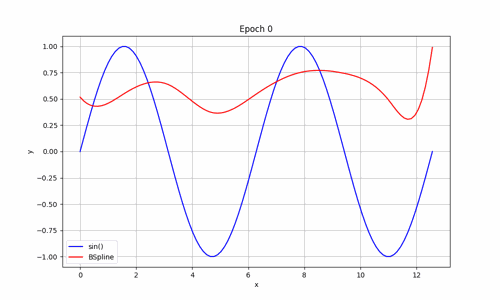
#> input picture imgs/bspline.gif, 500 x 300 px, found by its file name; its folder holds only this picture in this run
$ python create_gif.py
#> lines starting #> are read from the running program, lines starting #| are printed output that depends on the picture
import os
import re
import numpy as np

import imageio.v2 as imageio  # Import imageio.v2 to avoid deprecation warning
from PIL import Image

def create_gif(image_folder, gif_name, total_duration, pause_duration):
    # Helper function to extract the numeric part of the filename
#> called with image_folder = 'imgs', gif_name = 'output.gif', total_duration = 10, pause_duration = 5
    def extract_number(filename):
        match = re.findall(r'\d+', filename)
        return int(match[-1]) if match else 0

    # Get all image file paths from the folder
    images = [os.path.join(image_folder, file) for file in os.listdir(image_folder) if file.endswith(('png', 'jpg', 'jpeg', 'bmp', 'gif'))]

    # Sort the images by numeric value in the filename
    images.sort(key=lambda x: extract_number(os.path.basename(x)))

    # Load and resize images
    frames = []
    for image_path in images:
        img = Image.open(image_path)
#> img is the input picture: PIL image 500x300 P; mean R, G, B 249.1, 248.2, 250
        img_resized = img.resize((img.width // 2, img.height // 2))  # Resize to half the size
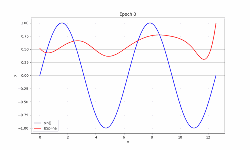
#> img_resized: PIL image 250x150 P; mean R, G, B 250, 249.2, 250.9
        frames.append(img_resized)

    # Calculate the duration per frame
    num_images = len(images)

    if num_images == 0:
        print("nothing to do")
        return
    duration_per_frame = total_duration / num_images
    duration_per_frame_ms = int(duration_per_frame * 1000)  # Convert to milliseconds

    # Convert resized frames to a list of imageio images with explicit durations
    imageio_frames = [(np.array(img), duration_per_frame_ms) for img in frames]
#> imageio_frames = 1 item

    # Add pause frames
    pause_frame = np.array(frames[-1])  # Use the last frame for the pause
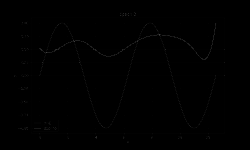
#> pause_frame: shape (150, 250); min 0, max 68, mean 0.5
    pause_frames = [(pause_frame, duration_per_frame_ms)] * int(pause_duration / duration_per_frame)
#> pause_frames = []

    # Combine frames and pause frames
    final_frames = imageio_frames + pause_frames
#> final_frames = 1 item

    # Create the GIF with specified duration per frame and pause before restart
    imageio.mimsave(gif_name, [frame[0] for frame in final_frames], duration=[frame[1] for frame in final_frames], loop=0)
    print(f"GIF created successfully and saved as {gif_name}")

# Example usage
image_folder = 'imgs'  # Specify your image folder path
gif_name = 'output.gif'  # Specify the name of the output GIF file
total_duration = 10.0  # Total duration of the GIF in seconds (excluding pause)
pause_duration = 5.0  # Pause duration before the GIF restarts in seconds

create_gif(image_folder, gif_name, total_duration, pause_duration)

$ run again, on imgs/chebyshev.gif
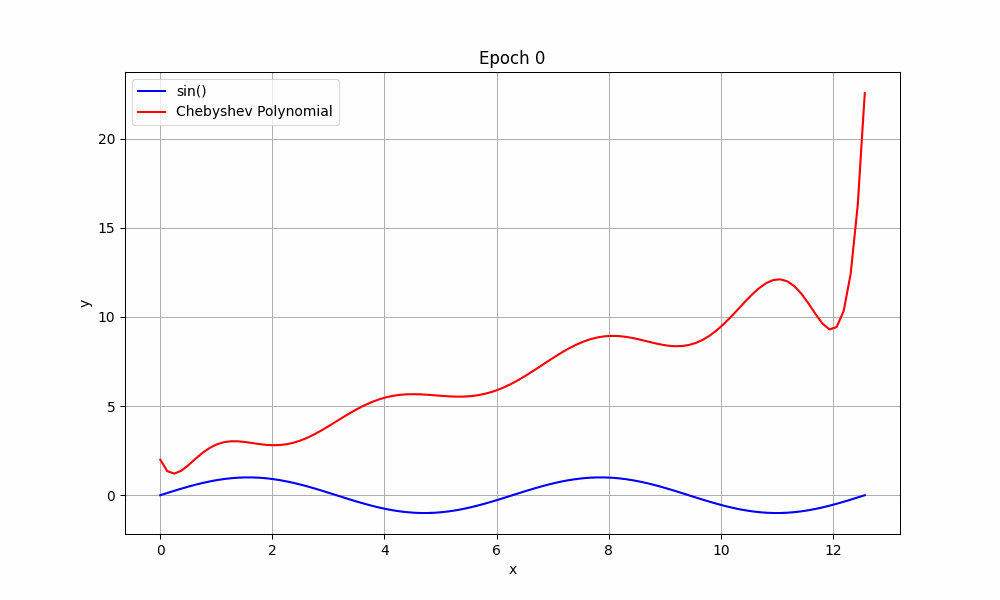
#> input picture imgs/chebyshev.gif, 1000 x 600 px, found by its file name
#> in create_gif, img is the input picture: PIL image 1000x600 P; mean R, G, B, A 250.8, 249.9, 250.5, 255
#> in create_gif, `img_resized = img.resize((img.width // 2, img.height // 2))`:
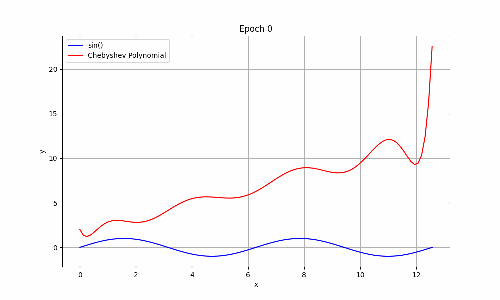
#> img_resized: PIL image 500x300 P; mean R, G, B, A 251.2, 250.3, 251, 255
#> imageio_frames = 1 item
#> in create_gif, `pause_frame = np.array(frames[-1])`:
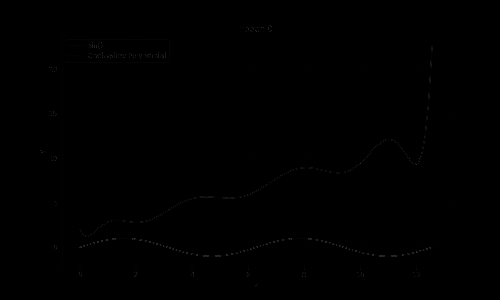
#> pause_frame: shape (300, 500); min 0, max 52, mean 0.2
#> pause_frames = []
#> final_frames = 1 item

$ run again, on imgs/chebyshev_basis.png
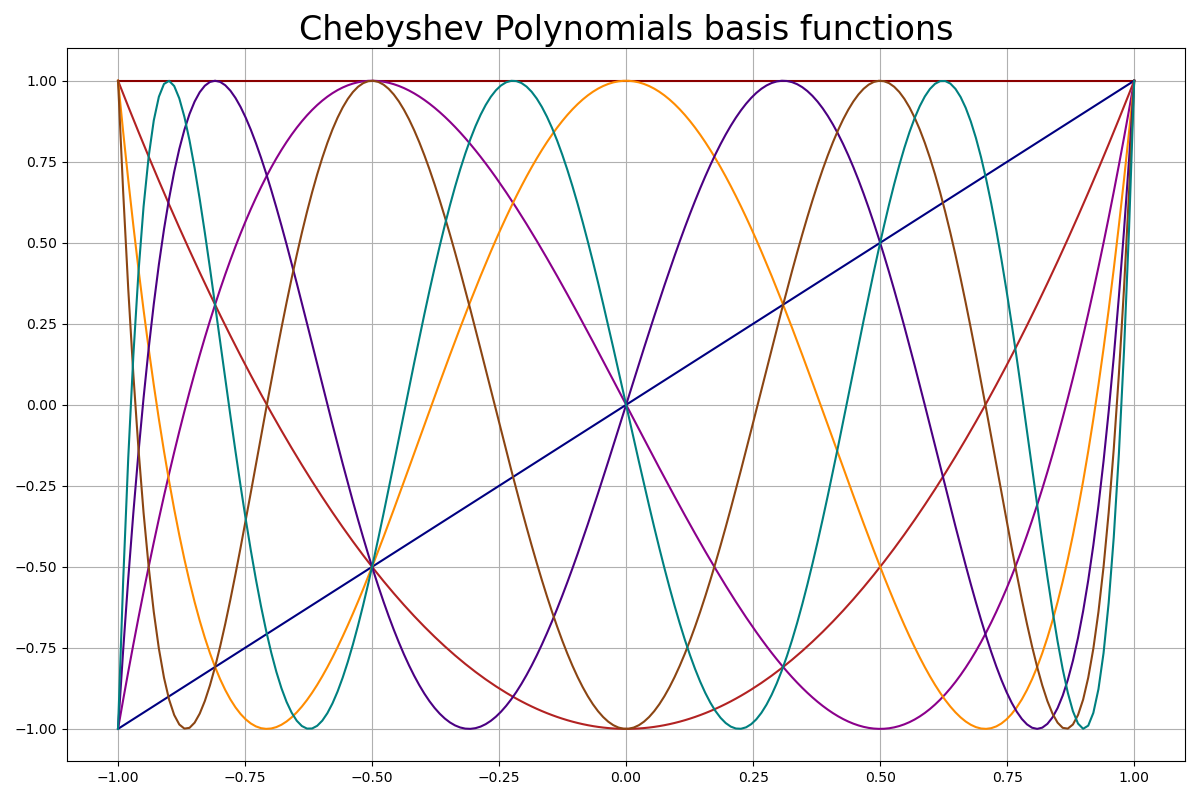
#> input picture imgs/chebyshev_basis.png, 1200 x 800 px, found by its file name
#> in create_gif, img is the input picture: PIL image 1200x800 RGBA; mean R, G, B, A 244.3, 242.3, 242.9, 255
#> in create_gif, `img_resized = img.resize((img.width // 2, img.height // 2))`:
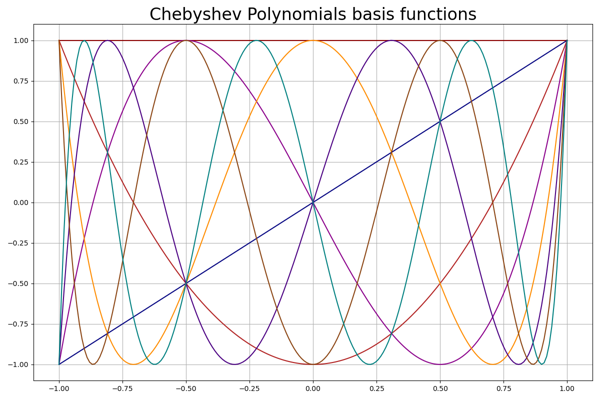
#> img_resized: PIL image 600x400 RGBA; mean R, G, B, A 243.8, 241.7, 242.4, 255
#> imageio_frames = 1 item
#> pause_frames = []
#> final_frames = 1 item

$ run again, on imgs/chebyshev_basis_der.png
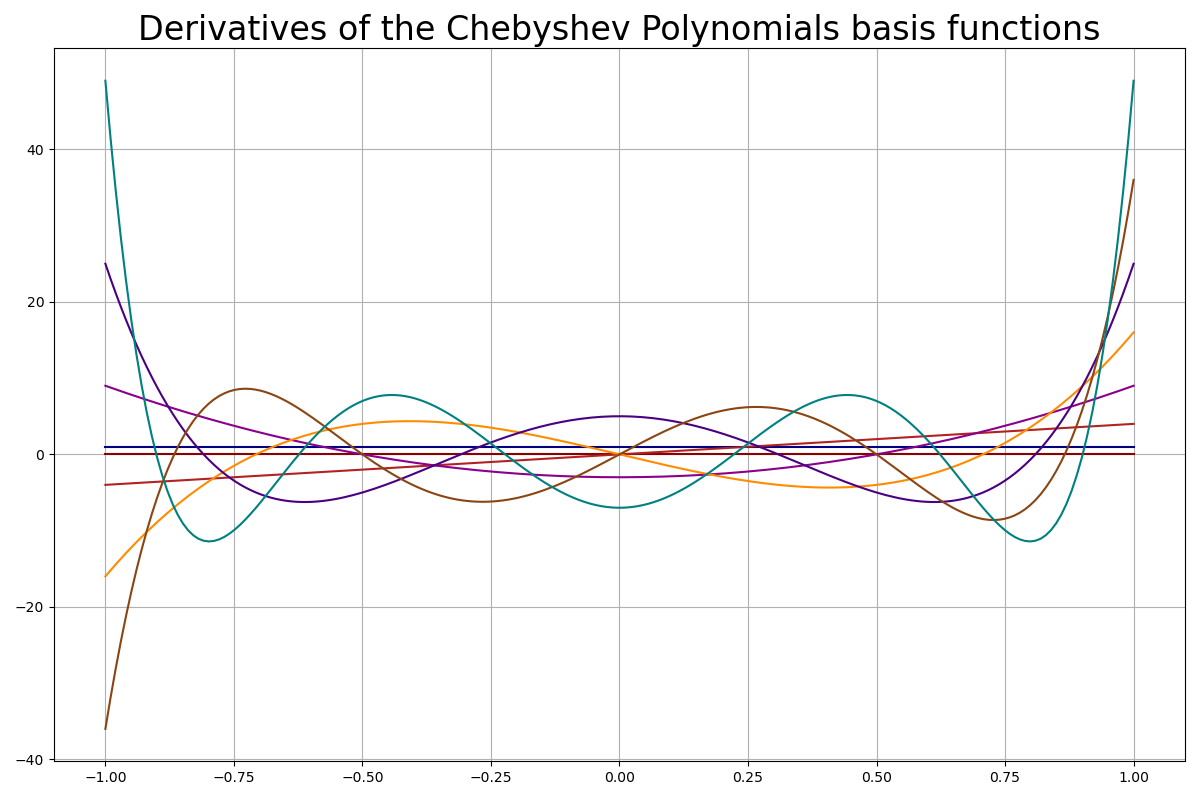
#> input picture imgs/chebyshev_basis_der.png, 1200 x 800 px, found by its file name
#> in create_gif, img is the input picture: PIL image 1200x800 RGBA; mean R, G, B, A 247.8, 246.7, 247.1, 255
#> in create_gif, `img_resized = img.resize((img.width // 2, img.height // 2))`:
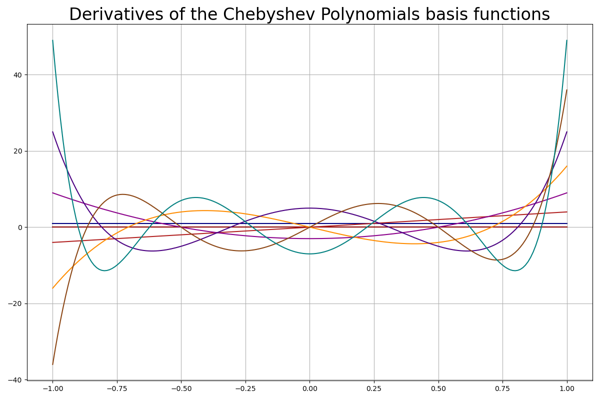
#> img_resized: PIL image 600x400 RGBA; mean R, G, B, A 247.5, 246.4, 246.8, 255
#> imageio_frames = 1 item
#> pause_frames = []
#> final_frames = 1 item

$ run again, on imgs/bspline_approximation.gif
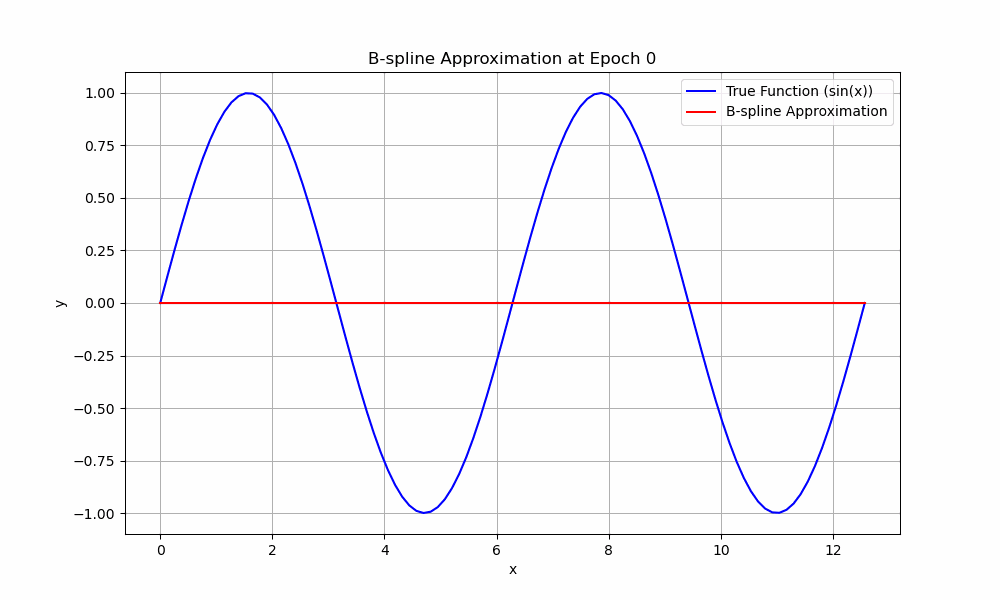
#> input picture imgs/bspline_approximation.gif, 1000 x 600 px, found by its file name
#> in create_gif, img is the input picture: PIL image 1000x600 P; mean R, G, B, A 248.8, 248.2, 249.8, 255
#> in create_gif, `img_resized = img.resize((img.width // 2, img.height // 2))`:
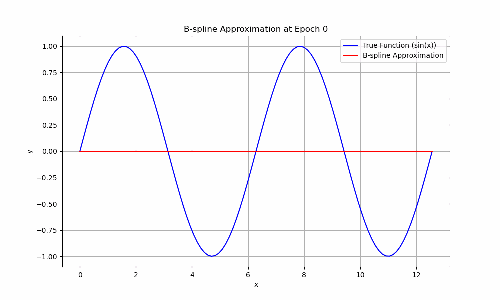
#> img_resized: PIL image 500x300 P; mean R, G, B, A 249.4, 248.8, 250.4, 255
#> imageio_frames = 1 item
#> in create_gif, `pause_frame = np.array(frames[-1])`:
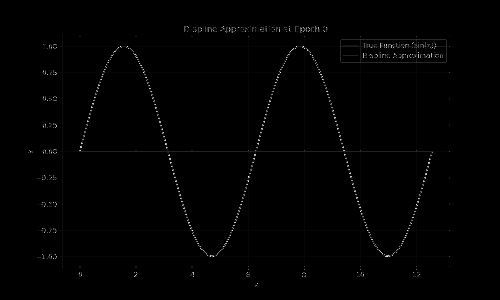
#> pause_frame: shape (300, 500); min 0, max 37, mean 0.2; drawn with min black and max white
#> pause_frames = []
#> final_frames = 1 item
